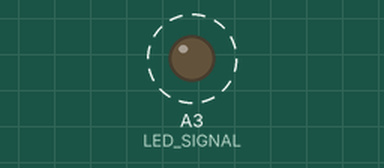
The sketch below on a simulated Arduino Mega 2560, built with avr-gcc and run on an emulated ATmega2560. Shown: output pins drawn as LEDs (lit = HIGH). Dashed ring = blinking.

Above: at 14.2 s.
Timing chart, 0 to 17.0 s (numbered marks = the images above):
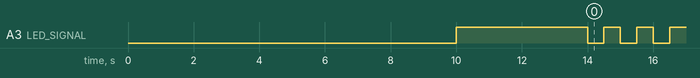

The sketch:

ChangeBT_Name_MKR.ino
```cpp
/*==============================================================================================*/
/*=====                      Change BT Name                                                =====*/
/*=====                       ARDUINO MKR                                                  =====*/
/*=====                    Water Automation                                                =====*/
/*=====                                                                                    =====*/
/*==============================================================================================*/
#include <math.h>
#include <Arduino.h>        // required before wiring_private.h
#include "wiring_private.h" // pinPeripheral() function

#define LED_SIGNAL          A3  // A3 as an indicator led
#define TURN_ON_LED()       digitalWrite(LED_SIGNAL,HIGH)
#define TURN_OFF_LED()      digitalWrite(LED_SIGNAL,LOW)

char NOMBRE[10]  = "VALVULAS";
char BPS         = '4';           // 1=1200 , 2=2400, 3=4800, 4=9600, 5=19200, 6=38400, 7=57600, 8=115200
char PASS[10]    = "1234";

//---------------------------------------------------------
// Set-up function
//---------------------------------------------------------
void setup(){
  Serial.begin(9600);   // Configure USB serial as serial monitor

  Serial1.begin(9600);  // Configure Pins 13(RX),14(TX) for Bluetooth communication
  while(!Serial1);

  pinMode(LED_SIGNAL, OUTPUT);
  delay(10000);

    TURN_ON_LED();
    Serial1.print("AT");
    delay(1000);

    Serial1.print("AT+NAME");
    Serial1.print(NOMBRE);
    delay(1000);

    Serial1.print("AT+BAUD");
    Serial1.print(BPS);
    delay(1000);

    Serial1.print("AT+PIN");
    Serial1.print(PASS);
    delay(1000);
    TURN_OFF_LED();


}

//---------------------------------------------------------
// Main loop
//---------------------------------------------------------
void loop(){

    TURN_OFF_LED();
    delay(500);
    TURN_ON_LED();
    delay(500);
}
```

Measured:
- by itself, A3 (LED_SIGNAL): alternates HIGH for 0.50 s and LOW for 0.50 s
